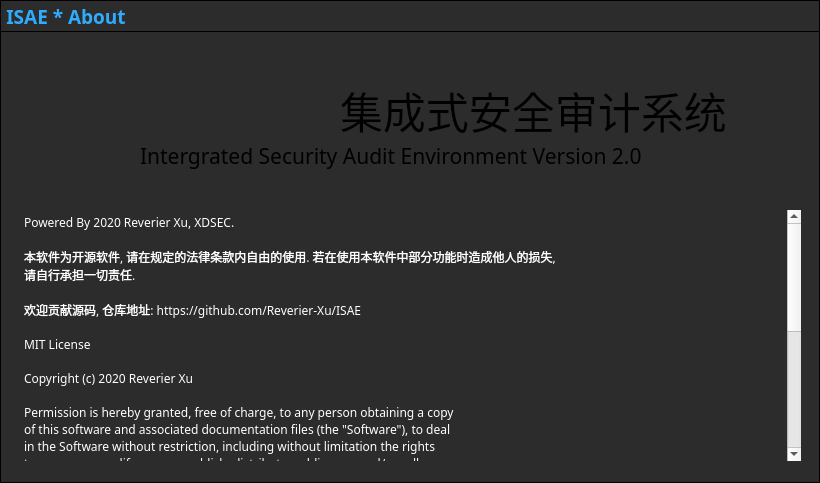
<?xml version="1.0" encoding="UTF-8"?>
<ui version="4.0">
 <class>about</class>
 <widget class="QDialog" name="about">
  <property name="geometry">
   <rect>
    <x>0</x>
    <y>0</y>
    <width>820</width>
    <height>483</height>
   </rect>
  </property>
  <property name="windowTitle">
   <string>Dialog</string>
  </property>
  <property name="styleSheet">
   <string notr="true">QWidget#about{
border: 1px solid black;
background-color: #2c2c2c;
}</string>
  </property>
  <widget class="QLabel" name="isaelogo">
   <property name="geometry">
    <rect>
     <x>30</x>
     <y>60</y>
     <width>301</width>
     <height>101</height>
    </rect>
   </property>
   <property name="font">
    <font>
     <family>文泉驿等宽微米黑</family>
    </font>
   </property>
   <property name="styleSheet">
    <string notr="true">QLabel{
	background-image: url(:/imgs/assets/isae-logo.png);
}</string>
   </property>
   <property name="text">
    <string/>
   </property>
  </widget>
  <widget class="QLabel" name="label">
   <property name="geometry">
    <rect>
     <x>340</x>
     <y>70</y>
     <width>411</width>
     <height>81</height>
    </rect>
   </property>
   <property name="font">
    <font>
     <family>文泉驿等宽微米黑</family>
     <pointsize>32</pointsize>
    </font>
   </property>
   <property name="text">
    <string>集成式安全审计系统</string>
   </property>
  </widget>
  <widget class="QLabel" name="label_2">
   <property name="geometry">
    <rect>
     <x>140</x>
     <y>130</y>
     <width>641</width>
     <height>51</height>
    </rect>
   </property>
   <property name="font">
    <font>
     <family>文泉驿等宽微米黑</family>
     <pointsize>16</pointsize>
    </font>
   </property>
   <property name="text">
    <string>Intergrated Security Audit Environment Version 2.0</string>
   </property>
  </widget>
  <widget class="QPlainTextEdit" name="plainTextEdit">
   <property name="geometry">
    <rect>
     <x>20</x>
     <y>210</y>
     <width>781</width>
     <height>251</height>
    </rect>
   </property>
   <property name="font">
    <font>
     <family>文泉驿等宽微米黑</family>
    </font>
   </property>
   <property name="styleSheet">
    <string notr="true">QPlainTextEdit{color: white;
background-color: #2c2c2c;
border: 0px solid black;
}
QScrollBar{
background-color: #2c2c2c;
border: 0px solid black;
}
QScrollBar::handle{
background-color: #3e3e3e;
}

QScrollBar::handle:hover{
background-color: #444444;
}

QScrollBar::add-line {
    height: 0px;
}

QScrollBar::sub-line {
    height: 0px;
}</string>
   </property>
   <property name="documentTitle">
    <string/>
   </property>
   <property name="readOnly">
    <bool>true</bool>
   </property>
   <property name="plainText">
    <string>Powered By 2020 Reverier Xu, XDSEC.

本软件为开源软件, 请在规定的法律条款内自由的使用. 若在使用本软件中部分功能时造成他人的损失, 
请自行承担一切责任.

欢迎贡献源码, 仓库地址: https://github.com/Reverier-Xu/ISAE

MIT License

Copyright (c) 2020 Reverier Xu

Permission is hereby granted, free of charge, to any person obtaining a copy
of this software and associated documentation files (the &quot;Software&quot;), to deal
in the Software without restriction, including without limitation the rights
to use, copy, modify, merge, publish, distribute, sublicense, and/or sell
copies of the Software, and to permit persons to whom the Software is
furnished to do so, subject to the following conditions:

The above copyright notice and this permission notice shall be included in all
copies or substantial portions of the Software.

THE SOFTWARE IS PROVIDED &quot;AS IS&quot;, WITHOUT WARRANTY OF ANY KIND, EXPRESS OR
IMPLIED, INCLUDING BUT NOT LIMITED TO THE WARRANTIES OF MERCHANTABILITY,
FITNESS FOR A PARTICULAR PURPOSE AND NONINFRINGEMENT. IN NO EVENT SHALL THE
AUTHORS OR COPYRIGHT HOLDERS BE LIABLE FOR ANY CLAIM, DAMAGES OR OTHER
LIABILITY, WHETHER IN AN ACTION OF CONTRACT, TORT OR OTHERWISE, ARISING FROM,
OUT OF OR IN CONNECTION WITH THE SOFTWARE OR THE USE OR OTHER DEALINGS IN THE
SOFTWARE.
</string>
   </property>
  </widget>
  <widget class="QWidget" name="widget" native="true">
   <property name="geometry">
    <rect>
     <x>0</x>
     <y>0</y>
     <width>820</width>
     <height>32</height>
    </rect>
   </property>
   <property name="font">
    <font>
     <family>文泉驿等宽微米黑</family>
    </font>
   </property>
   <property name="styleSheet">
    <string notr="true">QWidget#widget{
border: 1px solid black;
background-color: transparent;
}</string>
   </property>
   <layout class="QHBoxLayout" name="horizontalLayout">
    <property name="spacing">
     <number>6</number>
    </property>
    <property name="leftMargin">
     <number>6</number>
    </property>
    <property name="topMargin">
     <number>0</number>
    </property>
    <property name="rightMargin">
     <number>0</number>
    </property>
    <property name="bottomMargin">
     <number>0</number>
    </property>
    <item>
     <widget class="QLabel" name="isaeLabel">
      <property name="enabled">
       <bool>true</bool>
      </property>
      <property name="minimumSize">
       <size>
        <width>56</width>
        <height>26</height>
       </size>
      </property>
      <property name="maximumSize">
       <size>
        <width>1000</width>
        <height>26</height>
       </size>
      </property>
      <property name="font">
       <font>
        <family>文泉驿等宽微米黑</family>
        <pointsize>14</pointsize>
        <weight>75</weight>
        <bold>true</bold>
       </font>
      </property>
      <property name="toolTip">
       <string>欢迎使用ISAE!</string>
      </property>
      <property name="styleSheet">
       <string notr="true">QLabel{
color: #30acff;
}</string>
      </property>
      <property name="text">
       <string>ISAE * About</string>
      </property>
      <property name="scaledContents">
       <bool>false</bool>
      </property>
      <property name="alignment">
       <set>Qt::AlignCenter</set>
      </property>
     </widget>
    </item>
    <item>
     <spacer name="horizontalSpacer">
      <property name="orientation">
       <enum>Qt::Horizontal</enum>
      </property>
      <property name="sizeHint" stdset="0">
       <size>
        <width>40</width>
        <height>20</height>
       </size>
      </property>
     </spacer>
    </item>
    <item>
     <widget class="QPushButton" name="closeButton">
      <property name="minimumSize">
       <size>
        <width>54</width>
        <height>32</height>
       </size>
      </property>
      <property name="maximumSize">
       <size>
        <width>54</width>
        <height>32</height>
       </size>
      </property>
      <property name="toolTip">
       <string>关闭</string>
      </property>
      <property name="styleSheet">
       <string notr="true">QPushButton{
background-image: url(:/imgs/assets/close.png);
background-color: #2c2c2c;
border: 0px solid black;
border-top: 1px solid black;
border-right: 1px solid black;
border-bottom: 1px solid black;
}
QPushButton:hover{
background-color: #ff2f2f;
}
QPushButton:pressed{
background-color: #3272ff;
}</string>
      </property>
      <property name="text">
       <string/>
      </property>
     </widget>
    </item>
   </layout>
  </widget>
 </widget>
 <resources/>
 <connections>
  <connection>
   <sender>closeButton</sender>
   <signal>clicked()</signal>
   <receiver>about</receiver>
   <slot>close()</slot>
   <hints>
    <hint type="sourcelabel">
     <x>791</x>
     <y>16</y>
    </hint>
    <hint type="destinationlabel">
     <x>409</x>
     <y>299</y>
    </hint>
   </hints>
  </connection>
 </connections>
</ui>
